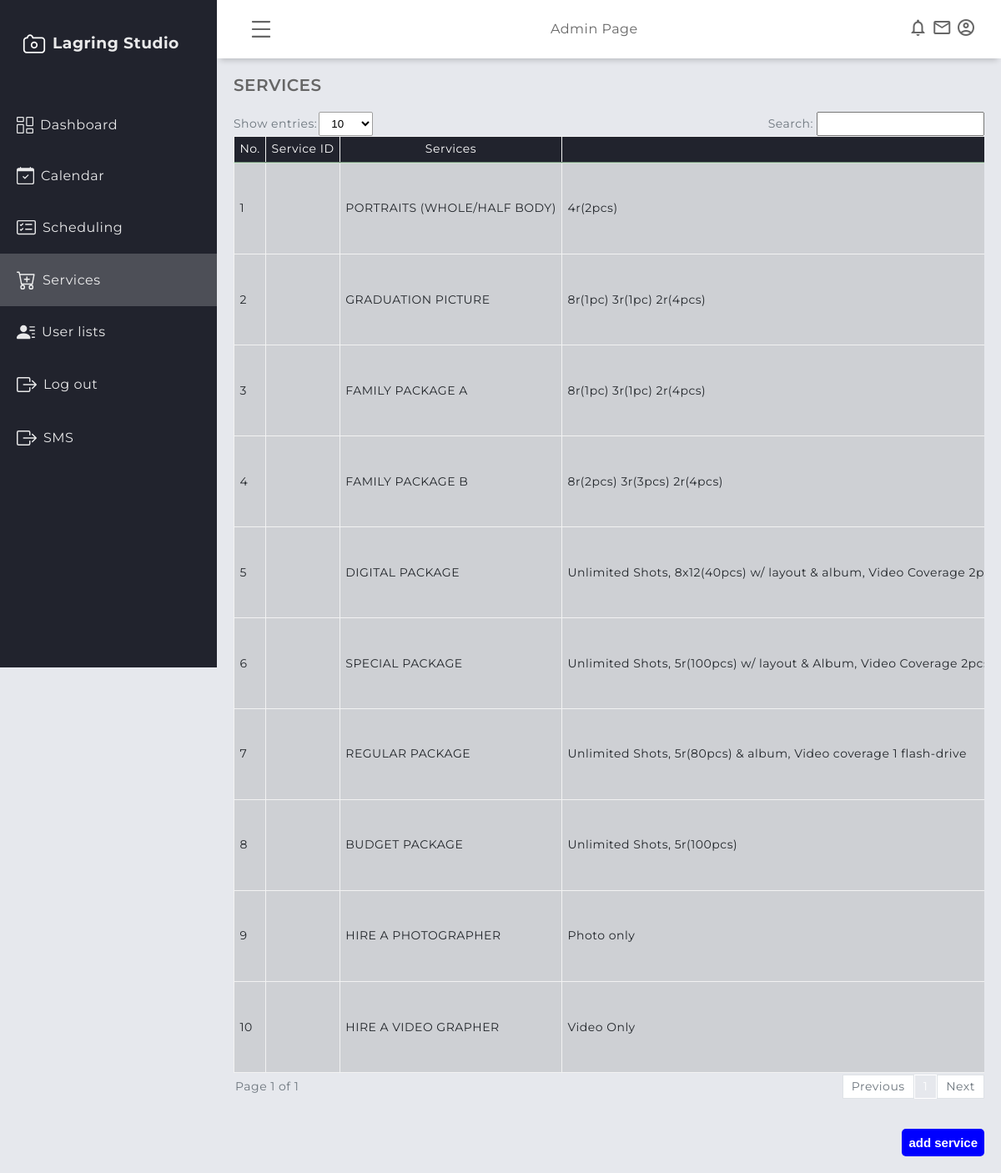
The app's page /admin/services.php (signed in) with its own data.
### tables this page shows
CREATE TABLE IF NOT EXISTS `services` (
  `service_id` int NOT NULL AUTO_INCREMENT,
  `service_name` varchar(250) NOT NULL,
  `service_description` varchar(500) NOT NULL,
  `service_type` varchar(200) NOT NULL,
  `service_price` int DEFAULT NULL,
  `service_date_added` datetime NOT NULL DEFAULT CURRENT_TIMESTAMP,
  `archived_flag` int NOT NULL,
  PRIMARY KEY (`service_id`)
);

### admin/services.php (the view, shortened to what this page needs)
<?php
   include('session.php');
?>
<!DOCTYPE html>
<html lang="en">
    <head>
        <link rel="stylesheet" href="../assets/global/css/design.css" />
        <link rel="stylesheet" href="../assets/global/css/table.css" />
        <link rel="stylesheet" href="../assets/global/css/global.css" />
        <link rel="stylesheet" href="../assets/admin/css/dashboardcontainer.css" />
        <link rel="stylesheet" href="../assets/admin/css/services.css" />
    </head>
    <body>
        <?php require "header/header.php"?>
        <?php require "navigation/sidebar.php"?>
        <main class="main-container">
            <div class="main-title">
                <p class="font-weight-bold">SERVICES</p>
            </div>
        <div class= "showAndSearch  text-secondary align-items-center mb-1">
                        <div class= "align-items-center">
                            <label >Show entries:</label>
                            <select id="entriesPerPage">
                                <option value="10">10</option>
                            </select>
                        </div>
                        <div class= "align-items-center">
                            <label for="searchInput" class="pr-1" >Search:</label>
                            <div style="position: relative;">
                                <input type="text" id="searchInput" >
                            </div>
                        </div>
                        <div id="table1" class="table-group-container active">
                            <table id="table1" class="table table-striped table-bordered w-100">
                                <thead>
                                    <tr>
                                        <th>No.</th>
                                        <th>Service ID</th>
                                        <th>Services</th>
                                        <th>Description</th>
                                    </tr>
                                </thead>
                                <tbody>
                        <?php
                                    $i = 1;
                                    $sql = mysqli_query($connection, "SELECT * FROM services") or die(mysqli_error($connection));
                                    if (mysqli_num_rows($sql) > 0) {
                                    while ($row = mysqli_fetch_array($sql)) {
                                        $ID = $row["serviceID"];
                                        $sername = $row['service_name'];
                                        $serdesc = $row['service_description'];
                                    ?>
                                    <tr>
                                        <td><?php echo $i++ ?></td>
                                        <td><?php echo strtoupper($ID);?></td>
                                        <td><?php echo strtoupper($sername);?></td>
                                        <td><?php echo ($serdesc);?></td>
                                    </tr>
                                    <?php
                                    }}
                                    else {echo '<tr><td colspan="6" style="text-align: center;">No records found.</td></tr>';}
                                ?>
                                </tbody>
                            </table>
                        </div>
                        <div class="pagination-container">
                            <div id="pagination-label"></div>
                            <div id="pagination" class="pagination"></div>
                        </div>
                    </div>
                <div class="add">
                    <button class="modal-trigger" data-modal-id="add_service">add service</button>
                </div>
            </main>
    </body>
</html>

### assets/global/css/design.css (style rules this page uses)
:root { --blue1: rgba(36, 175, 242); --blue2: rgba(7, 164, 241); --blue3: rgba(23, 147, 217); --blue4: rgba(4, 127, 204); --blue5: rgba(30,144,255); --light_blue: rgba(63, 194, 250); --dim_blue: rgba(137, 192, 223); --dark_blue: rgba(30, 70, 139); --gray: rgba(208, 216, 227); --dark_gray: rgba(141, 164, 196); --dirty_white: rgba(244, 244, 244); --red: rgba(254, 0, 0); --maroon: rgba(154, 0, 0); }
* { margin: 0; padding: 0; box-sizing: border-box; }
body { font-family: "Montserrat", sans-serif; letter-spacing: 0.5px; line-height: 1.2; scrollbar-color: smooth; background-color: #e6e8ed; color: #666666; }
.font-weight-bold { font-weight: 600; }

### assets/global/css/table.css (style rules this page uses)
.table { width: 100%; margin-bottom: 2px; color: #212529; border-collapse: collapse; white-space: nowrap; }
.table th, .table td { padding: 0.4rem; align-items: center; border-top: 1px solid #cafaca77; }
.table thead th { vertical-align: bottom; border-bottom: 2px solid #cafaca77; background-color: #21232d; color: white; font-weight: normal; text-align: center; }
.table-bordered { border: 1px solid #cafaca77; }
.table-bordered th, .table-bordered td { border: 1px solid hsl(0, 0%, 95%); }
.table-bordered thead th, .table-bordered thead td { border-bottom-width: 2px; }
.table-striped tbody tr { background-color: rgba(0, 0, 0, 0.1); }
#entriesPerPage { background-color: white; border: 1px solid rgb(158, 158, 158); border-radius: 2px; padding: 5px 10px; align-items: center; margin-left: 2px; outline: none; }
#searchInput { padding: 5px 10px; outline: none; }
.showAndSearch { display: flex; justify-content: space-between; flex-wrap: wrap; font-size: 14px; margin-bottom: 10px; }
.pagination-container { display: flex; justify-content: space-between; align-items: center; font-size: 14px; width: 100%; }
#pagination-label { color: #6c757d; padding-left: 2px; }
.pagination { display: flex; align-items: center; }
.table-group-container { display: none; overflow-x: auto; }
.table-group-container.active { display: block; width: 100%; }

### assets/global/css/global.css (style rules this page uses)
.mb-1 { margin-bottom: 0.25rem; }
.pr-1 { padding-right: 0.25rem; }
.text-secondary { color: #6c757d !important; }
.modal-trigger { background: linear-gradient(135deg, var(--color-primary-variant), var(--color-primary)); font-size: 15px; color: var(--color-bg-1); margin-top: 2rem; display: inline-block; padding: 0.6rem 1.6rem; font-weight: 600; border-radius: 0.3rem; cursor: pointer; }
* { margin: 0; padding: 0; box-sizing: border-box; }
.w-100 { width: 100% !important; }
.align-items-center { display: flex; align-items: center; }

### assets/admin/css/dashboardcontainer.css (style rules this page uses)
.main-container { margin-top: 70px; margin-left: 260px; padding: 1.25rem; min-height: calc(100vh - 70px); transition: all 0.5s; -webkit-transition: all 0.5s; z-index: 8; }
.main-title { margin: 0 0 1.25rem 0; }
.main-title p { font-size: 1.25rem; }

### assets/admin/css/services.css (style rules this page uses)
.add { display: flex; justify-content: end; }
.add button { padding: 0.5rem; border:none; outline:none; cursor: pointer; background-color: blue; color: #fff; border-radius: 5px; }

### records on screen
services: service_name "PORTRAITS (WHOLE/HALF BODY)", service_description "4r(2pcs)"
services: service_name "GRADUATION PICTURE", service_description "8r(1pc) 3r(1pc) 2r(4pcs)"
services: service_name "FAMILY PACKAGE A", service_description "8r(1pc) 3r(1pc) 2r(4pcs)"
services: service_name "FAMILY PACKAGE B", service_description "8r(2pcs) 3r(3pcs) 2r(4pcs)"
services: service_name "DIGITAL PACKAGE", service_description "Unlimited Shots, 8x12(40pcs) w/ layout & album, Video Coverage…"
services: service_name "SPECIAL PACKAGE", service_description "Unlimited Shots, 5r(100pcs) w/ layout & Album, Video Coverage…"
services: service_name "REGULAR PACKAGE", service_description "Unlimited Shots, 5r(80pcs) & album, Video coverage 1 flash-drive"
services: service_name "BUDGET PACKAGE", service_description "Unlimited Shots, 5r(100pcs)"
services: service_name "HIRE A PHOTOGRAPHER", service_description "Photo only"
services: service_name "HIRE A VIDEO GRAPHER", service_description "Video Only"
